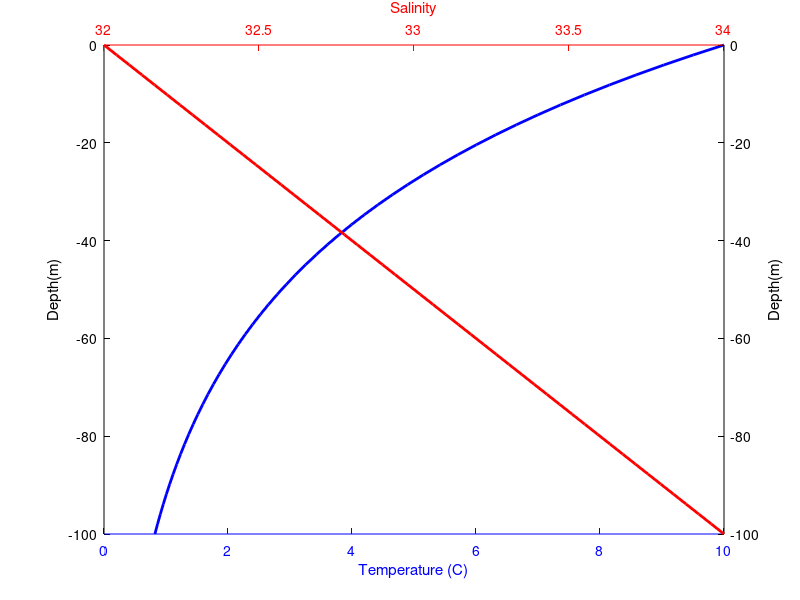

Here is the MATLAB script that generated this plot:
clear all
close all
clc

D = linspace(-100,0,50);
S = linspace(34,32,50);
T = 10*exp(D/40);

figure(1); clf;
plot(T,D, 'b', 'linewidth', 2);
ax1 = gca;
set(ax1, 'box', 'off', 'XColor','b','YColor','k');
xlabel('Temperature (C)');
ylabel('Depth(m)');

% plot the second dataset
ax2 = axes('Position',get(ax1,'Position'));

plot(S,D, 'r', 'linewidth', 2, 'parent', ax2);
set(ax2, 'box', 'off', ...
         'XColor','r','YColor','k', ...
         'XAxisLocation','top','YAxisLocation','right',...
         'Color','none', ...
         'ylim', get(ax1, 'ylim'));
ylabel('Depth(m)');
xlabel('Salinity');

